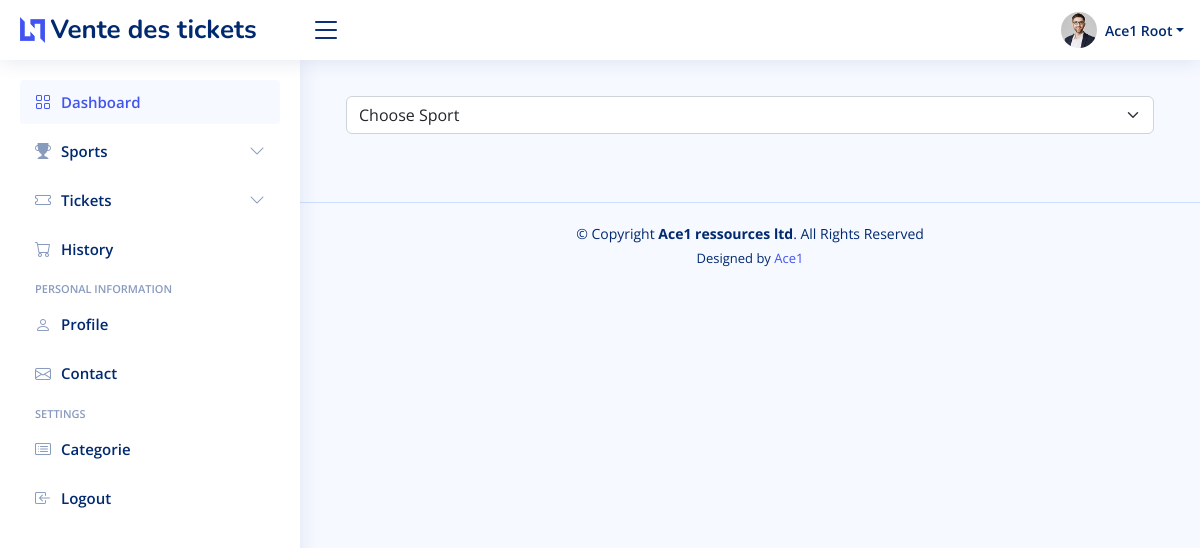
The app's page /sports, older data.
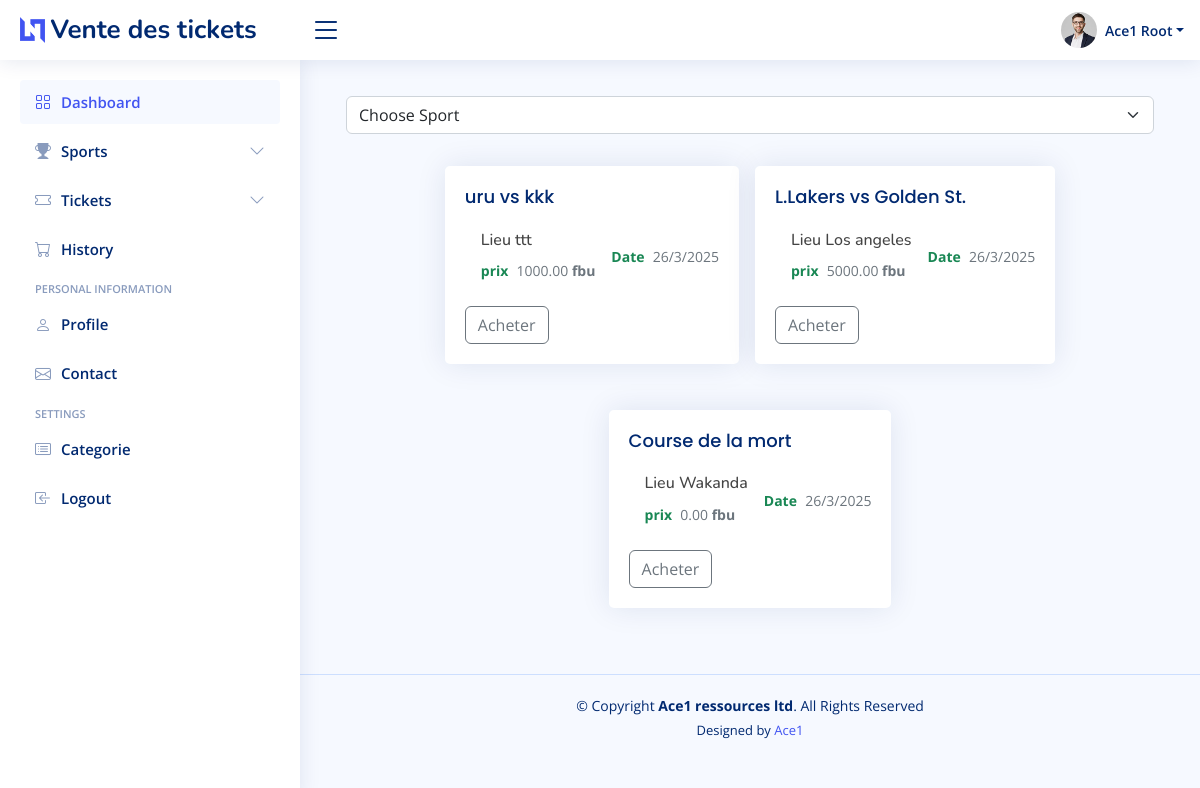
The same page, newer data.
### app/models/ticket.py (models this page shows, shortened)
class Ticket(models.Model):
    categorie = models.ForeignKey(Category, on_delete=models.SET_NULL, blank=True, null=True)
    description = models.CharField(max_length=100, null=True)
    place = models.CharField(max_length=100, null=True)
    price = models.DecimalField(max_digits=10, decimal_places=2)
    image=models.ImageField( upload_to='tickets', height_field=None, width_field=None, max_length=None)
    status=models.BooleanField()
    date_ajout = models.DateTimeField(default=timezone.now)
    expiration = models.DateTimeField(auto_now=False,auto_now_add=False)

### app/views/sport.py (the view)
# urls.py: path('',home.index,name='home_index' ),
def index(request):
    tickets=Ticket.objects.all()
    categories=Category.objects.all()
    return render(
        request,
        'app/sports/index.html',
        {
            'tickets':tickets,
            'categories':categories
        }
    )

### app/templates/app/sports/index.html (shortened to what this page needs)
{% extends "app/layouts/default.html" %}
{% load static %}
{% block content %}
<main id="main" class="main">
  <div class="col-xxl-12 col-md-4 d-flex justify-content-center w-100 p-3 flex-wrap gap-3">
    <select class="form-select" aria-label="Default select example">
      <option selected>Choose Sport</option>
    </select>
  </div>
  <div class="col-xxl-12 col-md-4 d-flex justify-content-center w-100 p-3 flex-wrap gap-3">
            {% for ticket in tickets  %}
            <div class="card info-card sales-card">
              <div class="card-body">
                <h5 class="card-title">{{ticket.description}} </span></h5>
                <div class="d-flex align-items-center">
                  <div class="d-flex align-items-center justify-content-center">
                  <div class="ps-3">
                    <h6>Lieu  {{ticket.place}}</h6>
                    <span class="text-success small pt-1 fw-bold">prix</span> <span class="text-muted small pt-2 ps-1">{{ticket.price|floatformat:2}}
                         <strong>fbu</strong>
                    </span>
                </div>
                    <div class="ps-3">
                        <span class="text-success small pt-1 fw-bold">Date</span> <span class="text-muted small pt-2 ps-1">26/3/2025
                        </span>
                      </div>
                </div>
                </div>
               <br>
               <div>
             <button class="btn btn-outline-secondary add-btn update-panier" data-produit={{ticket.pk}} data-action="add">
                  Acheter</button>
              </div>
            </div>
          </div>
        {% endfor %}
    </div>
</main>
{% endblock content %}

Row changes from the older to the newer data that the page shows:
added Ticket: description "uru vs kkk", place "ttt", price "1000.00"
added Ticket: description "L.Lakers vs Golden St.", place "Los angeles", price "5000.00"
added Ticket: description "Course de la mort", place "Wakanda", price "0.00"
